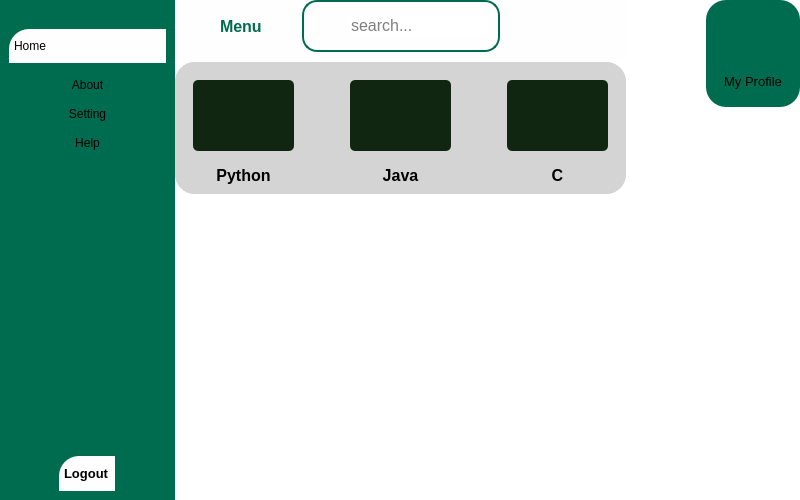
<?xml version="1.0" encoding="UTF-8"?>
<ui version="4.0">
 <class>MainWindow</class>
 <widget class="QMainWindow" name="MainWindow">
  <property name="geometry">
   <rect>
    <x>0</x>
    <y>0</y>
    <width>800</width>
    <height>500</height>
   </rect>
  </property>
  <property name="sizePolicy">
   <sizepolicy hsizetype="Preferred" vsizetype="Preferred">
    <horstretch>0</horstretch>
    <verstretch>0</verstretch>
   </sizepolicy>
  </property>
  <property name="minimumSize">
   <size>
    <width>700</width>
    <height>450</height>
   </size>
  </property>
  <property name="maximumSize">
   <size>
    <width>800</width>
    <height>500</height>
   </size>
  </property>
  <property name="sizeIncrement">
   <size>
    <width>700</width>
    <height>450</height>
   </size>
  </property>
  <property name="baseSize">
   <size>
    <width>300</width>
    <height>300</height>
   </size>
  </property>
  <property name="windowTitle">
   <string>MainWindow</string>
  </property>
  <property name="styleSheet">
   <string notr="true"/>
  </property>
  <widget class="QWidget" name="centralwidget">
   <property name="sizeIncrement">
    <size>
     <width>300</width>
     <height>300</height>
    </size>
   </property>
   <property name="baseSize">
    <size>
     <width>300</width>
     <height>300</height>
    </size>
   </property>
   <property name="styleSheet">
    <string notr="true">*{
    color:#000;
   border:none;
}
#centralwidget{
	background-color: rgb(255,255,255,255);
}
#leftMenu{
	background-color: #3c93a4;
}
QlineEdit{
background-color:transparent;
}
#searchframe{
 border-radius:15px;
border:2px solid rgb(0, 108, 79);
}
#appHeader{
color: #3c93a4;
}
#f1,#f2,#f3{
	 border-radius:10px;
	background-color: rgb(235, 235, 235);
}
#hearderFrame{
background-color:#fefeff;
}
#profile{
background-color:#fefeff;
 border-radius:10px;
}</string>
   </property>
   <layout class="QHBoxLayout" name="horizontalLayout" stretch="0,0,0">
    <property name="spacing">
     <number>0</number>
    </property>
    <property name="leftMargin">
     <number>0</number>
    </property>
    <property name="topMargin">
     <number>0</number>
    </property>
    <property name="rightMargin">
     <number>0</number>
    </property>
    <property name="bottomMargin">
     <number>0</number>
    </property>
    <item>
     <widget class="QWidget" name="widget_4" native="true">
      <property name="styleSheet">
       <string notr="true">background-color: rgb(0, 108, 79);</string>
      </property>
      <layout class="QHBoxLayout" name="horizontalLayout_14">
       <item>
        <widget class="QFrame" name="frame_9">
         <property name="frameShape">
          <enum>QFrame::StyledPanel</enum>
         </property>
         <property name="frameShadow">
          <enum>QFrame::Raised</enum>
         </property>
         <layout class="QVBoxLayout" name="verticalLayout_6">
          <property name="spacing">
           <number>0</number>
          </property>
          <property name="leftMargin">
           <number>0</number>
          </property>
          <property name="topMargin">
           <number>0</number>
          </property>
          <property name="rightMargin">
           <number>0</number>
          </property>
          <property name="bottomMargin">
           <number>0</number>
          </property>
          <item>
           <widget class="QFrame" name="frame_10">
            <property name="frameShape">
             <enum>QFrame::StyledPanel</enum>
            </property>
            <property name="frameShadow">
             <enum>QFrame::Raised</enum>
            </property>
            <layout class="QVBoxLayout" name="verticalLayout_7">
             <property name="spacing">
              <number>0</number>
             </property>
             <property name="leftMargin">
              <number>0</number>
             </property>
             <property name="topMargin">
              <number>10</number>
             </property>
             <property name="rightMargin">
              <number>0</number>
             </property>
             <property name="bottomMargin">
              <number>0</number>
             </property>
             <item>
              <widget class="QFrame" name="frame_11">
               <property name="sizePolicy">
                <sizepolicy hsizetype="Preferred" vsizetype="Expanding">
                 <horstretch>0</horstretch>
                 <verstretch>0</verstretch>
                </sizepolicy>
               </property>
               <property name="frameShape">
                <enum>QFrame::StyledPanel</enum>
               </property>
               <property name="frameShadow">
                <enum>QFrame::Raised</enum>
               </property>
               <layout class="QVBoxLayout" name="verticalLayout_9">
                <property name="spacing">
                 <number>0</number>
                </property>
                <property name="leftMargin">
                 <number>0</number>
                </property>
                <property name="topMargin">
                 <number>10</number>
                </property>
                <property name="rightMargin">
                 <number>0</number>
                </property>
                <property name="bottomMargin">
                 <number>0</number>
                </property>
                <item alignment="Qt::AlignTop">
                 <widget class="QFrame" name="frame_12">
                  <property name="frameShape">
                   <enum>QFrame::StyledPanel</enum>
                  </property>
                  <property name="frameShadow">
                   <enum>QFrame::Raised</enum>
                  </property>
                  <layout class="QVBoxLayout" name="verticalLayout_8">
                   <property name="spacing">
                    <number>15</number>
                   </property>
                   <property name="leftMargin">
                    <number>0</number>
                   </property>
                   <property name="topMargin">
                    <number>0</number>
                   </property>
                   <property name="rightMargin">
                    <number>0</number>
                   </property>
                   <property name="bottomMargin">
                    <number>0</number>
                   </property>
                   <item>
                    <widget class="QPushButton" name="pushButton">
                     <property name="minimumSize">
                      <size>
                       <width>24</width>
                       <height>24</height>
                      </size>
                     </property>
                     <property name="styleSheet">
                      <string notr="true">background-color:#fefeff;
padding:10px 5px;
text-align:left;
border-top-left-radius:20px;</string>
                     </property>
                     <property name="text">
                      <string>Home</string>
                     </property>
                     <property name="icon">
                      <iconset resource="resore.qrc">
                       <normaloff>:/icon/icon/home.svg</normaloff>:/icon/icon/home.svg</iconset>
                     </property>
                     <property name="iconSize">
                      <size>
                       <width>24</width>
                       <height>24</height>
                      </size>
                     </property>
                    </widget>
                   </item>
                   <item>
                    <widget class="QPushButton" name="pushButton_2">
                     <property name="text">
                      <string>About</string>
                     </property>
                     <property name="icon">
                      <iconset resource="resore.qrc">
                       <normaloff>:/icon/icon/menu.svg</normaloff>:/icon/icon/menu.svg</iconset>
                     </property>
                    </widget>
                   </item>
                   <item>
                    <widget class="QPushButton" name="pushButton_3">
                     <property name="text">
                      <string>Setting</string>
                     </property>
                     <property name="icon">
                      <iconset resource="resore.qrc">
                       <normaloff>:/icon/icon/search.svg</normaloff>:/icon/icon/search.svg</iconset>
                     </property>
                    </widget>
                   </item>
                   <item>
                    <widget class="QPushButton" name="pushButton_4">
                     <property name="text">
                      <string>Help</string>
                     </property>
                     <property name="icon">
                      <iconset resource="resore.qrc">
                       <normaloff>:/icon/icon/user.svg</normaloff>:/icon/icon/user.svg</iconset>
                     </property>
                    </widget>
                   </item>
                  </layout>
                 </widget>
                </item>
                <item alignment="Qt::AlignHCenter|Qt::AlignBottom">
                 <widget class="QPushButton" name="pushButton_7">
                  <property name="sizePolicy">
                   <sizepolicy hsizetype="Preferred" vsizetype="Preferred">
                    <horstretch>0</horstretch>
                    <verstretch>0</verstretch>
                   </sizepolicy>
                  </property>
                  <property name="minimumSize">
                   <size>
                    <width>25</width>
                    <height>25</height>
                   </size>
                  </property>
                  <property name="maximumSize">
                   <size>
                    <width>100</width>
                    <height>16777215</height>
                   </size>
                  </property>
                  <property name="font">
                   <font>
                    <pointsize>10</pointsize>
                    <weight>75</weight>
                    <bold>true</bold>
                   </font>
                  </property>
                  <property name="styleSheet">
                   <string notr="true">background-color:#fefeff;
padding:10px 5px;
text-align:left;
border-top-left-radius:20px;</string>
                  </property>
                  <property name="text">
                   <string>Logout</string>
                  </property>
                  <property name="icon">
                   <iconset resource="resore.qrc">
                    <normaloff>:/icon/icon/log-out.svg</normaloff>:/icon/icon/log-out.svg</iconset>
                  </property>
                  <property name="iconSize">
                   <size>
                    <width>15</width>
                    <height>15</height>
                   </size>
                  </property>
                 </widget>
                </item>
               </layout>
              </widget>
             </item>
            </layout>
           </widget>
          </item>
         </layout>
        </widget>
       </item>
      </layout>
     </widget>
    </item>
    <item>
     <widget class="QWidget" name="mainbody" native="true">
      <layout class="QVBoxLayout" name="verticalLayout">
       <property name="spacing">
        <number>0</number>
       </property>
       <property name="leftMargin">
        <number>0</number>
       </property>
       <property name="topMargin">
        <number>0</number>
       </property>
       <property name="rightMargin">
        <number>0</number>
       </property>
       <property name="bottomMargin">
        <number>0</number>
       </property>
       <item alignment="Qt::AlignTop">
        <widget class="QWidget" name="hearderFrame" native="true">
         <layout class="QHBoxLayout" name="horizontalLayout_2" stretch="0,0,0">
          <property name="spacing">
           <number>10</number>
          </property>
          <property name="leftMargin">
           <number>0</number>
          </property>
          <property name="topMargin">
           <number>0</number>
          </property>
          <property name="rightMargin">
           <number>0</number>
          </property>
          <property name="bottomMargin">
           <number>10</number>
          </property>
          <item>
           <widget class="QWidget" name="widget" native="true">
            <layout class="QHBoxLayout" name="horizontalLayout_3">
             <item>
              <widget class="QPushButton" name="menubtn">
               <property name="minimumSize">
                <size>
                 <width>30</width>
                 <height>30</height>
                </size>
               </property>
               <property name="maximumSize">
                <size>
                 <width>30</width>
                 <height>30</height>
                </size>
               </property>
               <property name="styleSheet">
                <string notr="true">image: url(:/icon/icon/menu.svg);</string>
               </property>
               <property name="text">
                <string/>
               </property>
               <property name="iconSize">
                <size>
                 <width>32</width>
                 <height>55</height>
                </size>
               </property>
              </widget>
             </item>
             <item>
              <widget class="QLabel" name="label_5">
               <property name="font">
                <font>
                 <pointsize>12</pointsize>
                 <weight>75</weight>
                 <bold>true</bold>
                </font>
               </property>
               <property name="styleSheet">
                <string notr="true">color:rgb(0, 108, 79);</string>
               </property>
               <property name="text">
                <string>Menu</string>
               </property>
               <property name="alignment">
                <set>Qt::AlignLeading|Qt::AlignLeft|Qt::AlignVCenter</set>
               </property>
              </widget>
             </item>
            </layout>
           </widget>
          </item>
          <item alignment="Qt::AlignHCenter">
           <widget class="QWidget" name="widget_2" native="true">
            <layout class="QHBoxLayout" name="horizontalLayout_4">
             <property name="spacing">
              <number>0</number>
             </property>
             <property name="leftMargin">
              <number>0</number>
             </property>
             <property name="topMargin">
              <number>0</number>
             </property>
             <property name="rightMargin">
              <number>0</number>
             </property>
             <property name="bottomMargin">
              <number>0</number>
             </property>
             <item alignment="Qt::AlignHCenter|Qt::AlignVCenter">
              <widget class="QFrame" name="searchframe">
               <property name="styleSheet">
                <string notr="true">*{
    color:#000;
}
#centralwidget{
	background-color: rgb(255,255,255,255);
}
</string>
               </property>
               <property name="frameShape">
                <enum>QFrame::StyledPanel</enum>
               </property>
               <property name="frameShadow">
                <enum>QFrame::Raised</enum>
               </property>
               <layout class="QHBoxLayout" name="horizontalLayout_5">
                <item>
                 <widget class="QLabel" name="label_2">
                  <property name="minimumSize">
                   <size>
                    <width>30</width>
                    <height>30</height>
                   </size>
                  </property>
                  <property name="maximumSize">
                   <size>
                    <width>30</width>
                    <height>30</height>
                   </size>
                  </property>
                  <property name="styleSheet">
                   <string notr="true">image: url(:/icon/icon/search.svg);</string>
                  </property>
                  <property name="text">
                   <string/>
                  </property>
                 </widget>
                </item>
                <item>
                 <widget class="QLineEdit" name="lineEdit">
                  <property name="font">
                   <font>
                    <pointsize>12</pointsize>
                   </font>
                  </property>
                  <property name="inputMask">
                   <string/>
                  </property>
                  <property name="text">
                   <string/>
                  </property>
                  <property name="placeholderText">
                   <string>search...</string>
                  </property>
                 </widget>
                </item>
               </layout>
              </widget>
             </item>
            </layout>
           </widget>
          </item>
          <item alignment="Qt::AlignRight">
           <widget class="QWidget" name="widget_3" native="true">
            <layout class="QHBoxLayout" name="horizontalLayout_6">
             <property name="spacing">
              <number>0</number>
             </property>
             <property name="leftMargin">
              <number>0</number>
             </property>
             <property name="topMargin">
              <number>0</number>
             </property>
             <property name="rightMargin">
              <number>0</number>
             </property>
             <property name="bottomMargin">
              <number>0</number>
             </property>
             <item>
              <widget class="QPushButton" name="accountbtn">
               <property name="minimumSize">
                <size>
                 <width>40</width>
                 <height>40</height>
                </size>
               </property>
               <property name="maximumSize">
                <size>
                 <width>40</width>
                 <height>40</height>
                </size>
               </property>
               <property name="styleSheet">
                <string notr="true">
image: url(:/icon/icon/user.svg);</string>
               </property>
               <property name="text">
                <string/>
               </property>
               <property name="iconSize">
                <size>
                 <width>32</width>
                 <height>32</height>
                </size>
               </property>
              </widget>
             </item>
            </layout>
           </widget>
          </item>
         </layout>
        </widget>
       </item>
       <item>
        <widget class="QWidget" name="body" native="true">
         <property name="styleSheet">
          <string notr="true">border-radius:20px;
background-color: rgb(212, 212, 212);</string>
         </property>
         <layout class="QHBoxLayout" name="horizontalLayout_7">
          <property name="spacing">
           <number>20</number>
          </property>
          <property name="leftMargin">
           <number>0</number>
          </property>
          <property name="topMargin">
           <number>0</number>
          </property>
          <property name="rightMargin">
           <number>0</number>
          </property>
          <property name="bottomMargin">
           <number>0</number>
          </property>
          <item>
           <widget class="QFrame" name="frame">
            <property name="frameShape">
             <enum>QFrame::StyledPanel</enum>
            </property>
            <property name="frameShadow">
             <enum>QFrame::Raised</enum>
            </property>
            <layout class="QVBoxLayout" name="verticalLayout_2">
             <item>
              <widget class="QFrame" name="frame_4">
               <property name="frameShape">
                <enum>QFrame::StyledPanel</enum>
               </property>
               <property name="frameShadow">
                <enum>QFrame::Raised</enum>
               </property>
               <layout class="QHBoxLayout" name="horizontalLayout_10">
                <item>
                 <widget class="QPushButton" name="taxi2">
                  <property name="minimumSize">
                   <size>
                    <width>101</width>
                    <height>71</height>
                   </size>
                  </property>
                  <property name="styleSheet">
                   <string notr="true">QPushButton#taxi2{
	image: url(:/icon/icon/py.jpg);
background-color: qlineargradient(spread:pad, x1:0.977273, y1:0.949, x2:1, y2:1, stop:1 rgba(0, 23, 0, 234));
  border-radius:5px;
}

QPushButton#taxi2:hover{
 background-color: qlineargradient(spread:pad, x1:0, y1:0.505682, x2:1, y2:0.477, stop:0 rgba(40,67,98,219),stop:1 rgba(105,118,132,226));
}

QPushButton#taxi2:hover{
  padding-left:5px;
  padding-top:5px;
  background-color:rbga(105,118,132,200)
}
</string>
                  </property>
                  <property name="text">
                   <string/>
                  </property>
                  <property name="iconSize">
                   <size>
                    <width>50</width>
                    <height>50</height>
                   </size>
                  </property>
                 </widget>
                </item>
               </layout>
              </widget>
             </item>
             <item>
              <widget class="QLabel" name="label">
               <property name="font">
                <font>
                 <pointsize>12</pointsize>
                 <weight>75</weight>
                 <bold>true</bold>
                </font>
               </property>
               <property name="text">
                <string>Python</string>
               </property>
               <property name="alignment">
                <set>Qt::AlignCenter</set>
               </property>
              </widget>
             </item>
            </layout>
           </widget>
          </item>
          <item>
           <widget class="QFrame" name="frame_2">
            <property name="frameShape">
             <enum>QFrame::StyledPanel</enum>
            </property>
            <property name="frameShadow">
             <enum>QFrame::Raised</enum>
            </property>
            <layout class="QVBoxLayout" name="verticalLayout_3">
             <item>
              <widget class="QFrame" name="frame_5">
               <property name="frameShape">
                <enum>QFrame::StyledPanel</enum>
               </property>
               <property name="frameShadow">
                <enum>QFrame::Raised</enum>
               </property>
               <layout class="QHBoxLayout" name="horizontalLayout_9">
                <item>
                 <widget class="QPushButton" name="sales">
                  <property name="minimumSize">
                   <size>
                    <width>101</width>
                    <height>71</height>
                   </size>
                  </property>
                  <property name="styleSheet">
                   <string notr="true">QPushButton#sales{
  
	image: url(:/icon/icon/java.png);
	background-color: qlineargradient(spread:pad, x1:0.977273, y1:0.949, x2:1, y2:1, stop:1 rgba(0, 23, 0, 234));
  color:rgba(255,255,255,210);
  border-radius:5px;
}

QPushButton#sales:hover{
 background-color: qlineargradient(spread:pad, x1:0, y1:0.505682, x2:1, y2:0.477, stop:0 rgba(40,67,98,219),stop:1 rgba(105,118,132,226));
}

QPushButton#sales:hover{
  padding-left:5px;
  padding-top:5px;
  background-color:rbga(105,118,132,200)
}
</string>
                  </property>
                  <property name="text">
                   <string/>
                  </property>
                  <property name="iconSize">
                   <size>
                    <width>50</width>
                    <height>50</height>
                   </size>
                  </property>
                 </widget>
                </item>
               </layout>
              </widget>
             </item>
             <item>
              <widget class="QLabel" name="label_3">
               <property name="font">
                <font>
                 <pointsize>12</pointsize>
                 <weight>75</weight>
                 <bold>true</bold>
                </font>
               </property>
               <property name="text">
                <string>Java</string>
               </property>
               <property name="alignment">
                <set>Qt::AlignCenter</set>
               </property>
              </widget>
             </item>
            </layout>
           </widget>
          </item>
          <item>
           <widget class="QFrame" name="frame_3">
            <property name="frameShape">
             <enum>QFrame::StyledPanel</enum>
            </property>
            <property name="frameShadow">
             <enum>QFrame::Raised</enum>
            </property>
            <layout class="QVBoxLayout" name="verticalLayout_4">
             <item>
              <widget class="QFrame" name="frame_6">
               <property name="frameShape">
                <enum>QFrame::StyledPanel</enum>
               </property>
               <property name="frameShadow">
                <enum>QFrame::Raised</enum>
               </property>
               <layout class="QHBoxLayout" name="horizontalLayout_8">
                <item>
                 <widget class="QPushButton" name="rental">
                  <property name="minimumSize">
                   <size>
                    <width>101</width>
                    <height>71</height>
                   </size>
                  </property>
                  <property name="styleSheet">
                   <string notr="true">QPushButton#rental{
	image: url(:/icon/icon/c.png);
	background-color: qlineargradient(spread:pad, x1:0.977273, y1:0.949, x2:1, y2:1, stop:1 rgba(0, 23, 0, 234));
  color:rgba(255,255,255,210);
  border-radius:5px;
}

QPushButton#rental:hover{
 background-color: qlineargradient(spread:pad, x1:0, y1:0.505682, x2:1, y2:0.477, stop:0 rgba(40,67,98,219),stop:1 rgba(105,118,132,226));
}

QPushButton#rental:hover{
  padding-left:5px;
  padding-top:5px;
  background-color:rbga(105,118,132,200)
}
</string>
                  </property>
                  <property name="text">
                   <string/>
                  </property>
                  <property name="iconSize">
                   <size>
                    <width>50</width>
                    <height>50</height>
                   </size>
                  </property>
                 </widget>
                </item>
               </layout>
              </widget>
             </item>
             <item>
              <widget class="QLabel" name="label_4">
               <property name="font">
                <font>
                 <pointsize>12</pointsize>
                 <weight>75</weight>
                 <bold>true</bold>
                </font>
               </property>
               <property name="text">
                <string>C</string>
               </property>
               <property name="alignment">
                <set>Qt::AlignCenter</set>
               </property>
              </widget>
             </item>
            </layout>
           </widget>
          </item>
         </layout>
        </widget>
       </item>
       <item>
        <widget class="QWidget" name="body2" native="true">
         <property name="sizePolicy">
          <sizepolicy hsizetype="Preferred" vsizetype="Expanding">
           <horstretch>0</horstretch>
           <verstretch>0</verstretch>
          </sizepolicy>
         </property>
         <layout class="QHBoxLayout" name="horizontalLayout_11">
          <property name="spacing">
           <number>0</number>
          </property>
          <property name="leftMargin">
           <number>0</number>
          </property>
          <property name="topMargin">
           <number>0</number>
          </property>
          <property name="rightMargin">
           <number>0</number>
          </property>
          <property name="bottomMargin">
           <number>0</number>
          </property>
          <item>
           <widget class="QFrame" name="frame_7">
            <property name="frameShape">
             <enum>QFrame::StyledPanel</enum>
            </property>
            <property name="frameShadow">
             <enum>QFrame::Raised</enum>
            </property>
            <layout class="QHBoxLayout" name="horizontalLayout_12">
             <item>
              <widget class="QLabel" name="appHeader">
               <property name="font">
                <font>
                 <pointsize>12</pointsize>
                 <weight>75</weight>
                 <bold>true</bold>
                </font>
               </property>
               <property name="styleSheet">
                <string notr="true"/>
               </property>
               <property name="text">
                <string/>
               </property>
              </widget>
             </item>
            </layout>
           </widget>
          </item>
          <item>
           <widget class="QFrame" name="frame_8">
            <property name="frameShape">
             <enum>QFrame::StyledPanel</enum>
            </property>
            <property name="frameShadow">
             <enum>QFrame::Raised</enum>
            </property>
            <layout class="QHBoxLayout" name="horizontalLayout_13"/>
           </widget>
          </item>
         </layout>
        </widget>
       </item>
      </layout>
     </widget>
    </item>
    <item alignment="Qt::AlignRight|Qt::AlignTop">
     <widget class="QWidget" name="profile" native="true">
      <property name="styleSheet">
       <string notr="true">background-color: rgb(0, 108, 79);
 border-radius:20px;</string>
      </property>
      <layout class="QVBoxLayout" name="verticalLayout_5">
       <item>
        <widget class="QFrame" name="frame_13">
         <property name="minimumSize">
          <size>
           <width>40</width>
           <height>0</height>
          </size>
         </property>
         <property name="layoutDirection">
          <enum>Qt::LeftToRight</enum>
         </property>
         <property name="styleSheet">
          <string notr="true">background-color: rgb(0, 108, 79);</string>
         </property>
         <property name="frameShape">
          <enum>QFrame::StyledPanel</enum>
         </property>
         <property name="frameShadow">
          <enum>QFrame::Raised</enum>
         </property>
         <layout class="QVBoxLayout" name="verticalLayout_10">
          <item alignment="Qt::AlignHCenter">
           <widget class="QLabel" name="label_11">
            <property name="minimumSize">
             <size>
              <width>50</width>
              <height>50</height>
             </size>
            </property>
            <property name="maximumSize">
             <size>
              <width>50</width>
              <height>50</height>
             </size>
            </property>
            <property name="sizeIncrement">
             <size>
              <width>50</width>
              <height>50</height>
             </size>
            </property>
            <property name="baseSize">
             <size>
              <width>50</width>
              <height>50</height>
             </size>
            </property>
            <property name="styleSheet">
             <string notr="true"/>
            </property>
            <property name="text">
             <string/>
            </property>
            <property name="pixmap">
             <pixmap resource="resore.qrc">:/icon/icon/1709817154023.png</pixmap>
            </property>
            <property name="scaledContents">
             <bool>true</bool>
            </property>
            <property name="alignment">
             <set>Qt::AlignCenter</set>
            </property>
           </widget>
          </item>
          <item>
           <widget class="QPushButton" name="pushButton_5">
            <property name="font">
             <font>
              <pointsize>10</pointsize>
             </font>
            </property>
            <property name="text">
             <string>My Profile</string>
            </property>
            <property name="iconSize">
             <size>
              <width>30</width>
              <height>30</height>
             </size>
            </property>
           </widget>
          </item>
         </layout>
        </widget>
       </item>
      </layout>
     </widget>
    </item>
   </layout>
  </widget>
 </widget>
 <resources>
  <include location="resore.qrc"/>
 </resources>
 <connections/>
</ui>
